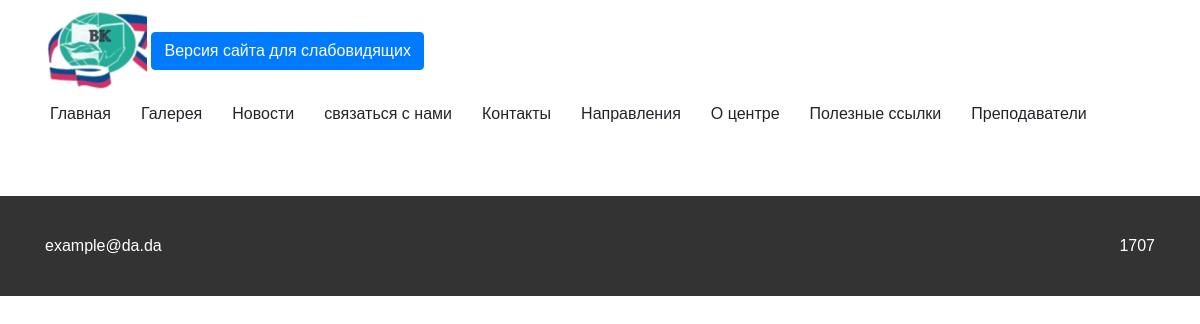
The page /gallery/ on the database as committed earlier.
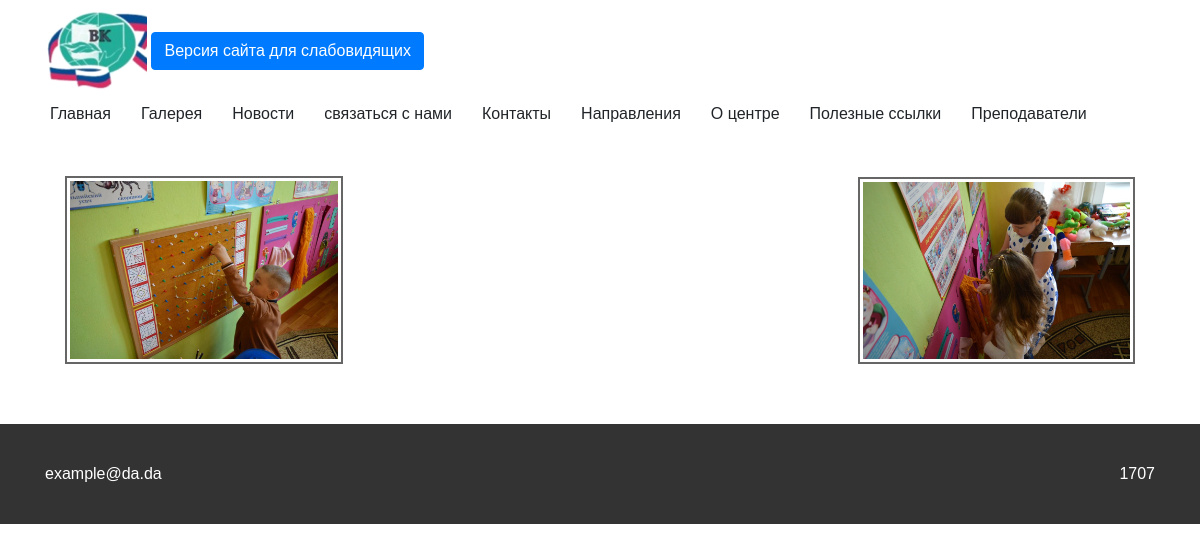
The same page on the database as committed later.
### main/models.py (models this page shows, shortened)
class InfoPages(models.Model):
    name = models.CharField('название страницы', max_length=40, unique=True)
    content = models.TextField('текст страницы')
    class Meta:
        verbose_name = "дополнительная страница"
        verbose_name_plural = "дополнительные страницы"

class GeneralInfo(models.Model):
    contact_email = models.CharField('имейл, который будет показываться на каждой странице сайта', max_length=50)
    contact_phone = models.CharField('номер телефона, который будет показываться на каждой странице сайта', max_length=50)
    class Meta:
        verbose_name = "общая информация"
        verbose_name_plural = "общая информация"

### gallery/models.py (models this page shows, shortened)
class Picture(models.Model):
    image = models.ImageField(upload_to='media/gallery')
    description = models.CharField('описание', max_length=40)
    class Meta:
        verbose_name = 'картинки галлереи'
        verbose_name_plural = 'картинки галлереи'

### gallery/views.py (the view)
# urls.py: path("", views.GalleryListView.as_view(), name='Gallery'),
class GalleryListView(ListView):
    model = Picture
    queryset = Picture.objects.all().order_by('id')
    paginate_by = 10
    template_name = 'gallery.html'

### main/context_processor.py (called while the page is built)
def extras(request):
    general = GeneralInfo.objects.get(id=1)
    info_pages = InfoPages.objects.values('name')
    return {'general': general, 'info_pages': info_pages}

### templates/gallery.html (shortened to what this page needs)
{% extends 'base.html' %}
{% load static %}
{% block content %}
    <div class="container">
    <section>
        <div class="container">
            <div class="demo-gallery">
                <ul id="lightgallery" class="list-unstyled lightgallery row">
                    {% for picture in picture_list %}
                       <li class="col-xs-6 col-sm-4 col-md-3" data-src="{{ picture.image.url }}" data-sub-html="<h4>{{ picture.description }}</h4>">
                        <a href="">
                            <img class="img-responsive" src="{{ picture.image.url }}">
                        </a>
                    </li>
                    {% endfor %}
                </ul>
            </div>
        </div>
    </section>
    </div>
{% endblock content %}

### templates/base.html (shortened to what this page needs)
<!DOCTYPE html>
{% load static %}
<html lang="en">
{% include 'include/head.html' %}
<body>
    {% include 'include/header.html' %}
    <main id="main">
        {% block content %}
        {% endblock content %}
    </main>
    {% include 'include/footer.html' %}
</body>
</html>

### templates/include/head.html (shortened to what this page needs)
{% load static %}
<head>
    <link rel="stylesheet" href="https://stackpath.bootstrapcdn.com/bootstrap/4.5.2/css/bootstrap.min.css">
    <link rel="stylesheet" href="{% static 'css/slick.css'%}">
    <link rel="stylesheet" href="{% static 'css/style.css'%}">
    <link rel="stylesheet" href="{% static 'css/bvi.min.css'%}">
    <link rel="stylesheet" href="{% static 'css/lightgallery.css'%}">
</head>

### templates/include/header.html
{% load static %}
<header class="header" id="header">
        <div class="container">
            <div class="row align-items-center justify-content-lg-between">
                <div class="col-lg-auto">
                    <a href="/"><img src="{% static "img/VC_Logo 1.png" %}" alt="лого колледжа"  class="logo"></a>
                    <a href="#" class="bvi-open btn btn-primary" title="Версия сайта для слабовидящих">Версия сайта для слабовидящих</a>
                </div>
                <div class="col-lg-auto">
                    <nav class="">
                        <ul class="nav d-flex justify-content-center">
                            <li class="nav__item">
                                <a href="/">Главная</a>
                            </li>
                            <li class="nav__item">
                                <a href="{% url 'Gallery' %}">Галерея</a>
                            </li>
                            <li class="nav__item">
                                <a href="{% url 'News' %}">Новости</a>
                            </li>
                            <li class="nav__item">
                                <a href="{% url 'contact_form' %}">связаться с нами</a>
                            </li>
                            {% for i in info_pages %}
                            <li class="nav__item">
                                <a href="/info/{{ i.name }}">{{ i.name }}</a>
                            </li>
                            {% endfor %}
                        </ul>
                    </nav>
                </div>
            </div>
            </div>
    </header>

### templates/include/footer.html
<footer class="footer">
        <div class="container footer__container">
            <div class="email">
                {{ general.contact_email }}
            </div>
            <div class="tel">
                {{ general.contact_phone }}
            </div>
        </div>
    </footer>

### static/css/style.css (style rules this page uses)
body { font-family: 'PT Sans', sans-serif; }
img { max-width: 100%; }
*, *::before, *::after { -webkit-box-sizing: border-box; box-sizing: border-box; }
ul, li { display: block; padding: 0; margin: 0; }
a { color: inherit; }
.header { overflow: hidden; background-color: #fff; z-index: 2; position: fixed; top: 0; width: 100%; }
.nav__item a { padding: 5px; border-radius: 10px; }
.nav__item + .nav__item { margin-left: 20px; }
.lightgallery { display: -webkit-box; display: -ms-flexbox; display: flex; -webkit-box-pack: justify; -ms-flex-pack: justify; justify-content: space-between; -webkit-box-align: end; -ms-flex-align: end; align-items: flex-end; -ms-flex-wrap: wrap; flex-wrap: wrap; }
.lightgallery img { width: 200px; }
.lightgallery li { padding: 0; margin: 20px; border: 2px #666 solid; }
.demo-gallery > ul > li a { border: 3px solid #FFF; border-radius: 3px; display: block; overflow: hidden; }
.demo-gallery > ul > li a > img { -webkit-transition: -webkit-transform 0.15s ease 0s; transition: -webkit-transform 0.15s ease 0s; transition: transform 0.15s ease 0s; transition: transform 0.15s ease 0s, -webkit-transform 0.15s ease 0s; -webkit-transform: scale3d(1, 1, 1); transform: scale3d(1, 1, 1); height: 100%; width: 100%; }
.footer { margin-top: 40px; background-color: #333333; }
.footer__container { display: -webkit-box; display: -ms-flexbox; display: flex; -webkit-box-pack: justify; -ms-flex-pack: justify; justify-content: space-between; -webkit-box-align: center; -ms-flex-align: center; align-items: center; color: #fff; min-height: 100px; }

Rows that differ between the two databases and show on the page:
added Picture: image (picture)
added Picture: image (picture)
